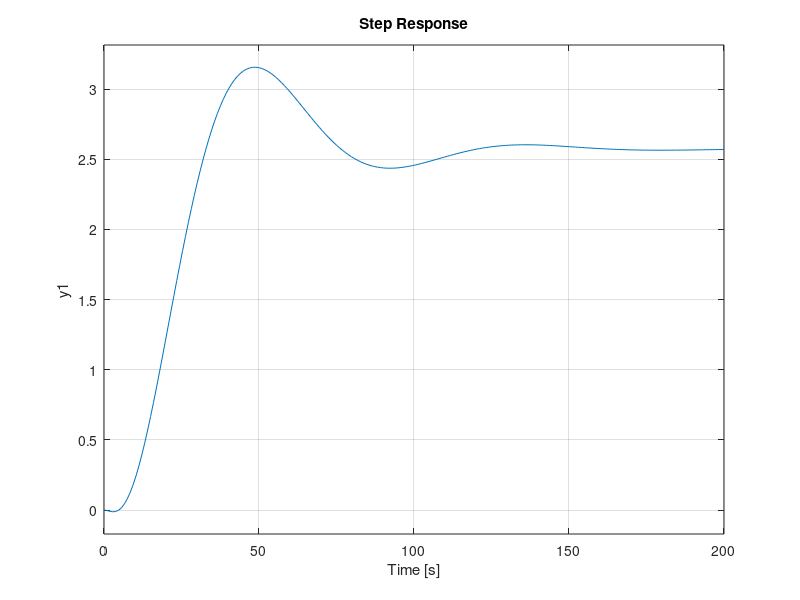

Reproduce this figure in MATLAB.
% PROBLEME 1
% a = 0.75 ; 
% b = 1 ; 
% c = 0.25 ; 
% 
% tspan = [0 50] ; 
% x0 = [1 1] ; 
% [t, x] = ode45(@(t,x)lokta_volterra(x, a, b, c), tspan, x0) ; 
% plot (t, x)
% xlabel('Time t');
% ylabel('Populations');
% legend('Proies','Prédateurs')
% title('Populations des proies et prédateurs');
% %plot (x(:, 1), x(:,2)); 
% 
% function dt = lokta_volterra(x, a, b, c)
%     dt = [a*x(1) - b*x(2)*x(1) ; -c*x(2)+b*x(1)*x(2)] ; end



% PROBLEME 2
% x0 = [0.1,0.1,0.1,0.1] ; 
% x_equilibre = fsolve(@fun, x0)  
% g = 9.81 ; 
% a1 = 0.233 ; 
% a2 = a1   ;
% a3 = 0.127 ; 
% a4 = a3 ; 
% A1 = 50.3 ; 
% A2 = A1 ; 
% A3 = 28.3 ; 
% A4 = A3 ; 
% syms a b c d
% y1 = (-a1/A1)*sqrt(2*g*a)+(a3/A1)*sqrt(2*g*c) ; 
% y2 = (-a2/A2)*sqrt(2*g*b)+(a4/A2)*sqrt(2*g*d) ; 
% y3 = (-a3/A3)*sqrt(2*g*c) ; 
% y4 = (-a4/A4)*sqrt(2*g*d) ; 
% f = [y1 ; y2 ; y3 ; y4] ; 
% jacobian(f, [a b c d])
% 
% function y = fun(x) 
%     gamma_1 = 0.6 ; 
%     gamma_2 = gamma_1 ; 
%     g = 9.81 ; 
%     a1 = 0.233 ; 
%     a2 = a1   ;
%     a3 = 0.127 ; 
%     a4 = a3 ; 
%     A1 = 50.3 ; 
%     A2 = A1 ; 
%     A3 = 28.3 ; 
%     A4 = A3 ; 
%     y1 = (-a1/A1)*sqrt(2*g*x(1))+(a3/A1)*sqrt(2*g*x(3)) ; 
%     y2 = (-a2/A2)*sqrt(2*g*x(2))+(a4/A2)*sqrt(2*g*x(4)) ; 
%     y3 = (-a3/A3)*sqrt(2*g*x(3)) ; 
%     y4 = (-a4/A4)*sqrt(2*g*x(4)) ; 
%     f = [y1 ; y2 ; y3 ; y4] ; 
%     g1 = [gamma_1/A1 0] ; 
%     g2 = [0 gamma_2/A2] ; 
%     g3 = [0 (1-gamma_2)/A3] ; 
%     g4 = [(1-gamma_1)/A4 0]; 
%     g_x = [g1 ; g2 ;  g3 ; g4] ; 
%     u = [26.84 ; 26.84] ; 
%     y = f + g_x*u ; 
% end



% PROBLEME 3
A = [0 1 0 ; -0.007 -0.1 0.12 ; 0 0.07 -0.3] ; 
B = [0 ; -0.01 ; 0.07] ; 
C = [1 0 0] ; 
[den, num] = ss2tf(A, B, C, [0]) ; 
G = tf(den, num)
step(G)

    


